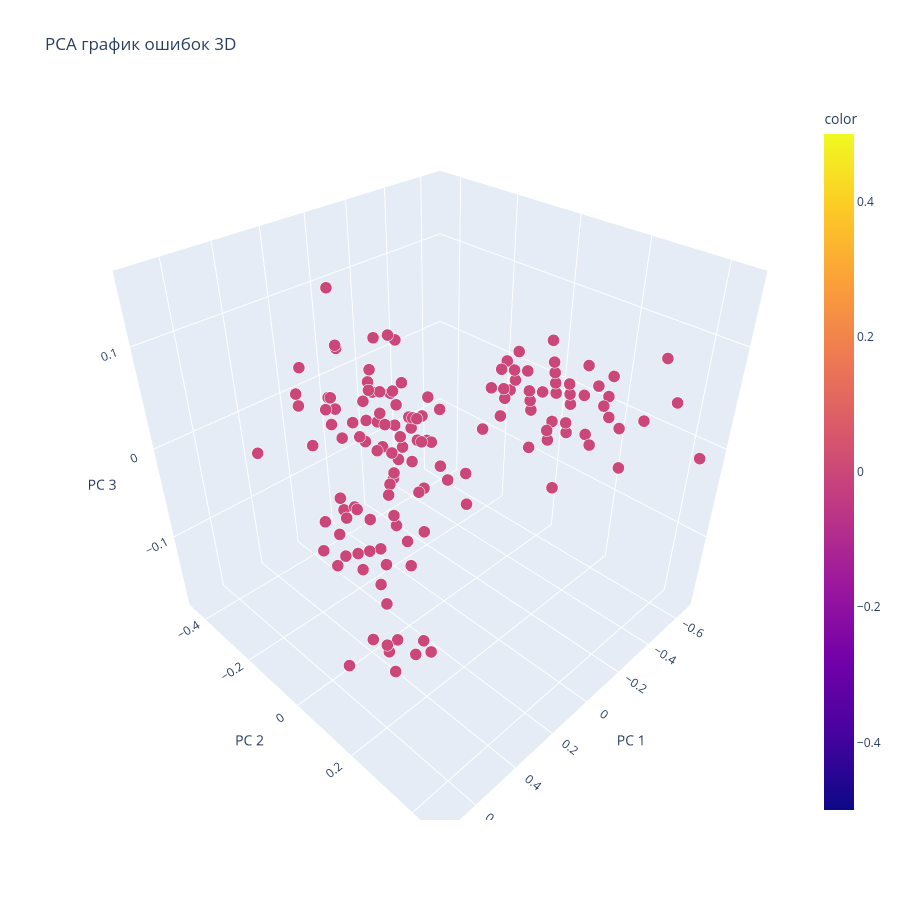

This figure's notebook cell:
### Code cell
ACCURACY_SCORE_MY_SOLUTION(pred_k, [0,2,1], [10, 20, 30])

### Figure 1 — Plotly figure (JSON) as saved in the notebook; plotly's stock layout.template omitted (floating-point values rounded to 4 significant figures; data arrays with more than 128 entries replaced by an {"elided": "..."} marker saying what was removed)
{"data": [{"hovertemplate": "PC 1=%{x}<br>PC 2=%{y}<br>PC 3=%{z}<br>size=%{marker.size}<br>color=%{marker.color}<extra></extra>", "legendgroup": "", "marker": {"color": {"elided": "150 int values"}, "coloraxis": "coloraxis", "opacity": 1, "size": {"elided": "150 float values"}, "sizemode": "area", "sizeref": 0.00025, "symbol": "circle"}, "mode": "markers", "name": "", "scene": "scene", "showlegend": false, "type": "scatter3d", "x": {"elided": "150 float values"}, "y": {"elided": "150 float values"}, "z": {"elided": "150 float values"}}], "layout": {"coloraxis": {"colorbar": {"title": {"text": "color"}}, "colorscale": [[0, "#0d0887"], [0.1111, "#46039f"], [0.2222, "#7201a8"], [0.3333, "#9c179e"], [0.4444, "#bd3786"], [0.5556, "#d8576b"], [0.6667, "#ed7953"], [0.7778, "#fb9f3a"], [0.8889, "#fdca26"], [1, "#f0f921"]]}, "height": 900, "legend": {"itemsizing": "constant", "tracegroupgap": 0}, "scene": {"domain": {"x": [0, 1], "y": [0, 1]}, "xaxis": {"title": {"text": "PC 1"}}, "yaxis": {"title": {"text": "PC 2"}}, "zaxis": {"title": {"text": "PC 3"}}}, "title": {"text": "PCA график ошибок 3D"}, "width": 900}}
